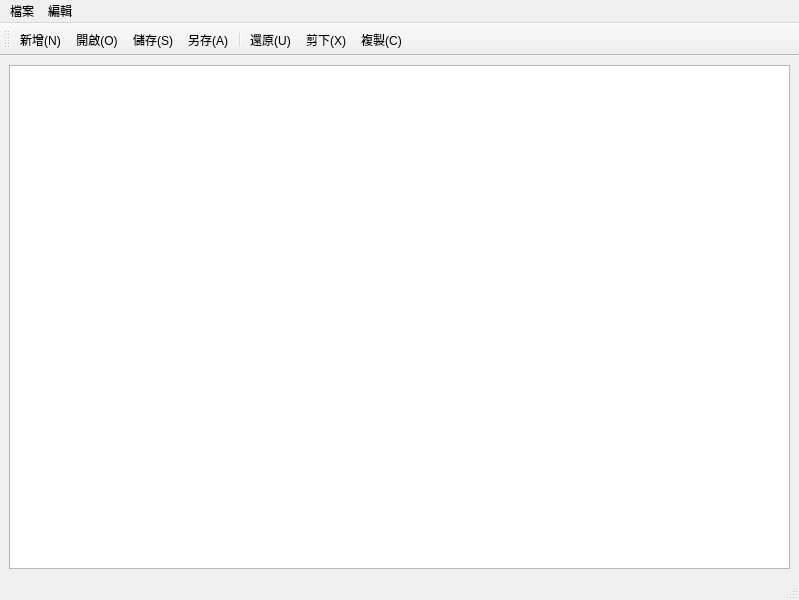
<?xml version="1.0" encoding="UTF-8"?>
<ui version="4.0">
 <class>MainWindow</class>
 <widget class="QMainWindow" name="MainWindow">
  <property name="geometry">
   <rect>
    <x>0</x>
    <y>0</y>
    <width>799</width>
    <height>600</height>
   </rect>
  </property>
  <property name="windowTitle">
   <string>MainWindow</string>
  </property>
  <widget class="QWidget" name="centralwidget">
   <layout class="QHBoxLayout" name="horizontalLayout">
    <item>
     <widget class="QTextEdit" name="textEdit"/>
    </item>
   </layout>
  </widget>
  <widget class="QMenuBar" name="menubar">
   <property name="geometry">
    <rect>
     <x>0</x>
     <y>0</y>
     <width>799</width>
     <height>22</height>
    </rect>
   </property>
   <widget class="QMenu" name="menu">
    <property name="title">
     <string>檔案</string>
    </property>
    <addaction name="actionNew"/>
    <addaction name="actionOpen"/>
    <addaction name="actionClose"/>
    <addaction name="actionSave"/>
    <addaction name="actionAS"/>
    <addaction name="separator"/>
    <addaction name="actionQuit"/>
   </widget>
   <widget class="QMenu" name="menu_2">
    <property name="title">
     <string>編輯</string>
    </property>
    <addaction name="actionUndo"/>
    <addaction name="actioncuT"/>
    <addaction name="actionCopy"/>
    <addaction name="actionAll"/>
    <addaction name="actionPaste"/>
   </widget>
   <addaction name="menu"/>
   <addaction name="menu_2"/>
  </widget>
  <widget class="QStatusBar" name="statusbar"/>
  <widget class="QToolBar" name="toolBar">
   <property name="windowTitle">
    <string>toolBar</string>
   </property>
   <attribute name="toolBarArea">
    <enum>TopToolBarArea</enum>
   </attribute>
   <attribute name="toolBarBreak">
    <bool>false</bool>
   </attribute>
   <addaction name="actionNew"/>
   <addaction name="actionOpen"/>
   <addaction name="actionSave"/>
   <addaction name="actionAS"/>
   <addaction name="separator"/>
   <addaction name="actionUndo"/>
   <addaction name="actioncuT"/>
   <addaction name="actionCopy"/>
  </widget>
  <action name="actionNew">
   <property name="icon">
    <iconset resource="icons.qrc">
     <normaloff>:/icons/images/images/new.png</normaloff>:/icons/images/images/new.png</iconset>
   </property>
   <property name="text">
    <string>新增(&amp;N)</string>
   </property>
   <property name="toolTip">
    <string>新增檔案</string>
   </property>
   <property name="shortcut">
    <string>Ctrl+N</string>
   </property>
  </action>
  <action name="actionOpen">
   <property name="icon">
    <iconset resource="icons.qrc">
     <normaloff>:/icons/images/images/open.png</normaloff>:/icons/images/images/open.png</iconset>
   </property>
   <property name="text">
    <string>開啟(&amp;O)</string>
   </property>
   <property name="toolTip">
    <string>開啟檔案</string>
   </property>
   <property name="shortcut">
    <string>Ctrl+O</string>
   </property>
  </action>
  <action name="actionClose">
   <property name="text">
    <string>關閉(&amp;E)</string>
   </property>
   <property name="toolTip">
    <string>關閉檔案</string>
   </property>
   <property name="shortcut">
    <string>Ctrl+E</string>
   </property>
  </action>
  <action name="actionSave">
   <property name="icon">
    <iconset resource="icons.qrc">
     <normaloff>:/icons/images/images/save.png</normaloff>:/icons/images/images/save.png</iconset>
   </property>
   <property name="text">
    <string>儲存(&amp;S)</string>
   </property>
   <property name="toolTip">
    <string>儲存檔案</string>
   </property>
   <property name="shortcut">
    <string>Ctrl+S</string>
   </property>
  </action>
  <action name="actionAS">
   <property name="icon">
    <iconset resource="icons.qrc">
     <normaloff>:/icons/images/images/asave.png</normaloff>:/icons/images/images/asave.png</iconset>
   </property>
   <property name="text">
    <string>另存(&amp;A)</string>
   </property>
   <property name="toolTip">
    <string>另存新檔</string>
   </property>
   <property name="shortcut">
    <string>Ctrl+A</string>
   </property>
  </action>
  <action name="actionQuit">
   <property name="text">
    <string>退出(&amp;Q)</string>
   </property>
   <property name="toolTip">
    <string>退出程式</string>
   </property>
   <property name="shortcut">
    <string>Ctrl+Q</string>
   </property>
  </action>
  <action name="actionUndo">
   <property name="icon">
    <iconset resource="icons.qrc">
     <normaloff>:/icons/images/images/undo.png</normaloff>:/icons/images/images/undo.png</iconset>
   </property>
   <property name="text">
    <string>還原(&amp;U)</string>
   </property>
   <property name="toolTip">
    <string>還原檔案</string>
   </property>
   <property name="shortcut">
    <string>Ctrl+U</string>
   </property>
  </action>
  <action name="actioncuT">
   <property name="icon">
    <iconset resource="icons.qrc">
     <normaloff>:/icons/images/images/cut.png</normaloff>:/icons/images/images/cut.png</iconset>
   </property>
   <property name="text">
    <string>剪下(&amp;X)</string>
   </property>
   <property name="toolTip">
    <string>剪下</string>
   </property>
   <property name="shortcut">
    <string>Ctrl+X</string>
   </property>
  </action>
  <action name="actionCopy">
   <property name="icon">
    <iconset resource="icons.qrc">
     <normaloff>:/icons/images/images/copy.png</normaloff>:/icons/images/images/copy.png</iconset>
   </property>
   <property name="text">
    <string>複製(&amp;C)</string>
   </property>
   <property name="shortcut">
    <string>Ctrl+C</string>
   </property>
  </action>
  <action name="actionAll">
   <property name="text">
    <string>全選(&amp;A)</string>
   </property>
   <property name="shortcut">
    <string>Ctrl+A</string>
   </property>
  </action>
  <action name="actionPaste">
   <property name="icon">
    <iconset resource="icons.qrc">
     <normaloff>:/icons/images/images/paste.png</normaloff>:/icons/images/images/paste.png</iconset>
   </property>
   <property name="text">
    <string>貼上(&amp;V)</string>
   </property>
   <property name="shortcut">
    <string>Ctrl+V</string>
   </property>
  </action>
 </widget>
 <resources>
  <include location="icons.qrc"/>
 </resources>
 <connections/>
</ui>
